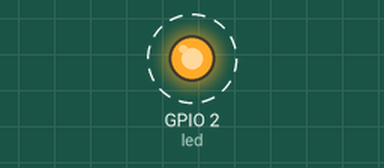
The program below on a simulated ESP32 board running MicroPython. Parts: output pins drawn as LEDs (lit = HIGH). Dashed ring = blinking. What the program prints to the serial console is not drawn.

Above: at 0.5 s.
Timing chart, 0 to 4.6 s (numbered marks = the images above):
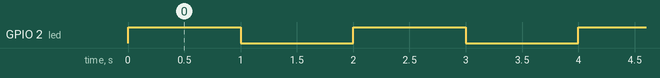

The program:

Blink.py
```python
from machine import Pin
from time import sleep

led = Pin(2, Pin.OUT)  # Onboard LED is usually on GPIO 2

while True:
    led.on()      # Turn LED on
    sleep(1)      # Wait 1 second
    print("ON")
    led.off()     # Turn LED off
    sleep(1)
    print("OFF")

# from machine import Pin, PWM
# from time import sleep
#
# led = PWM(Pin(2), freq=1000) # GPIO 2 (usually onboard LED), 1 kHz frequency
#
# while True:
#     # Fade in
#     for duty in range(0, 1024, 10):  # PWM duty from 0 to 1023
#         led.duty(duty)
#         sleep(0.01)
#
#     # Fade out
#     for duty in range(1023, -1, -10):
#         led.duty(duty)
#         sleep(0.01)
```

Measured:
- by itself, GPIO 2 (led): alternates HIGH for 1.0 s and LOW for 1.0 s
